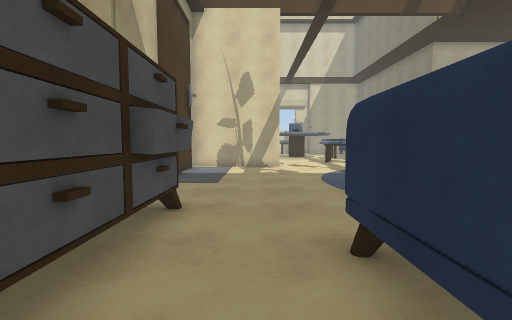
view 1 (above)

22 first-person views from a walk through a 3-D level made in the Unity game engine. The camera is 1.4 m above the floor, tilts 4° down and sees 90° across. The floor is counted in squares, 1 m on a side. Each view is taken from the middle of a square. On the plan, view 1 faces up. The plan holds only what a view shows up to about 13 squares ahead; the rest is blank. The place goes on beyond the plan. Some animated figures are not drawn. Some surface patterns are stand-ins.

view 2
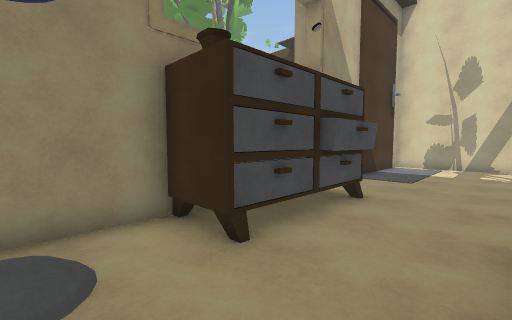

view 3
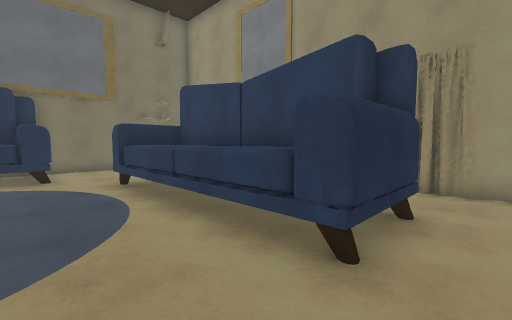

view 4
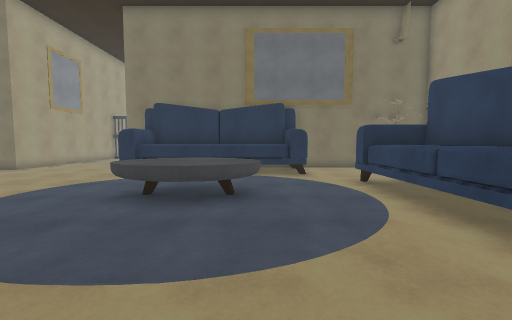

view 5
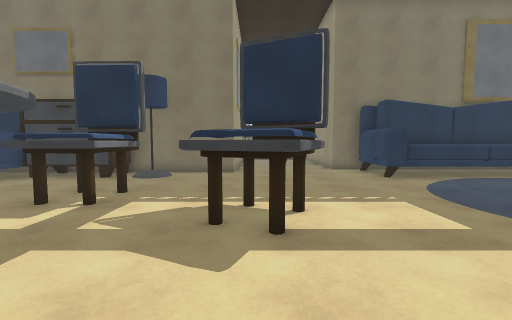

view 6
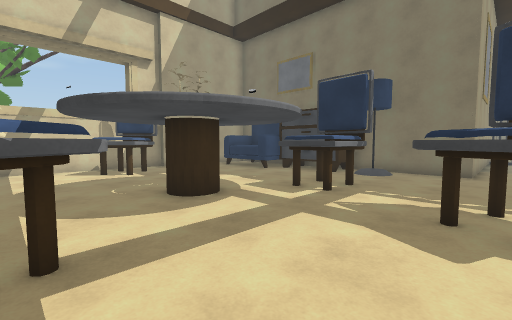

view 7
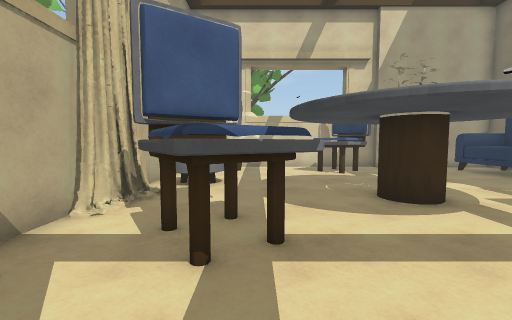

view 8
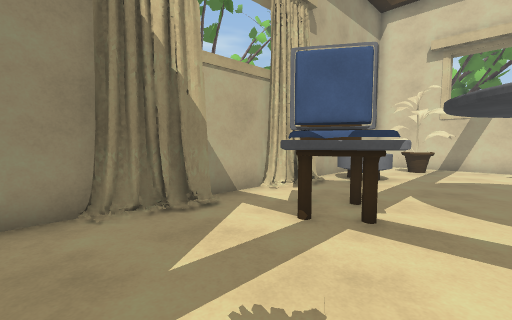

view 9
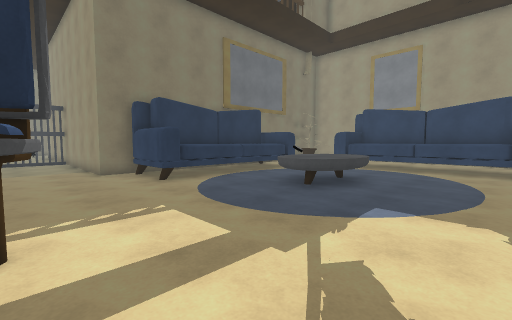

view 10
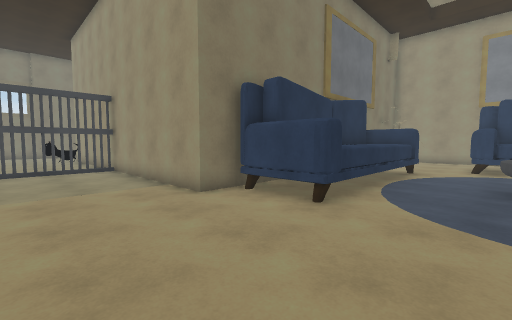

view 11
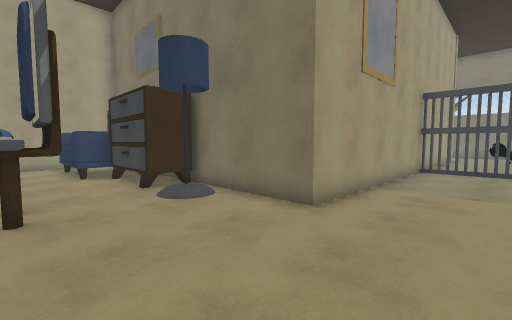

view 12
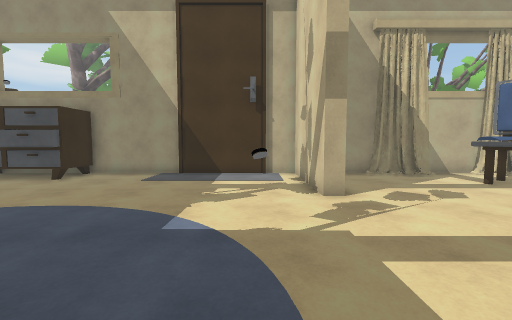

view 13
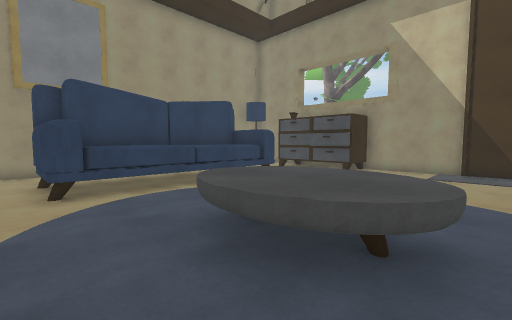

view 14
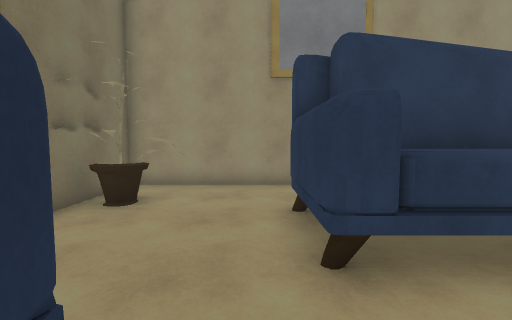

view 15
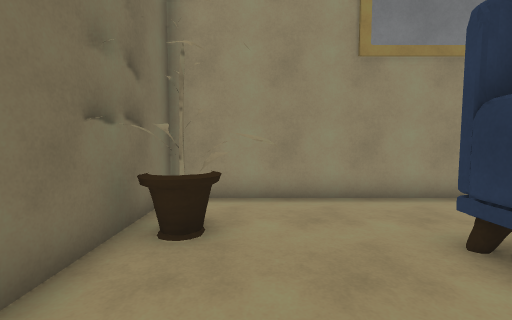

view 16
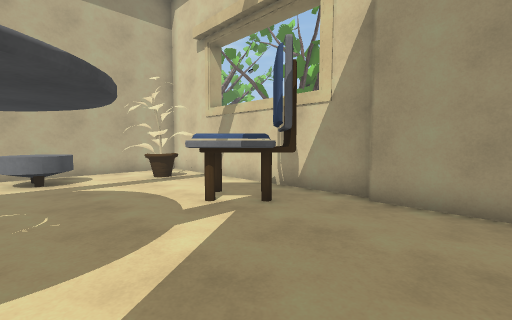

view 17
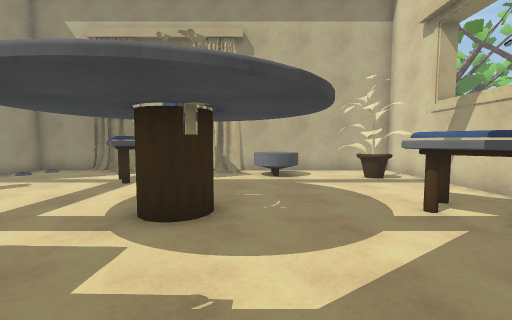

view 18
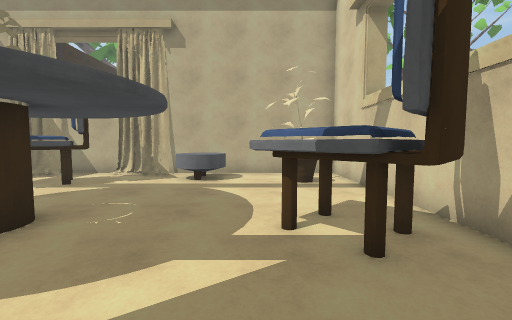

view 19
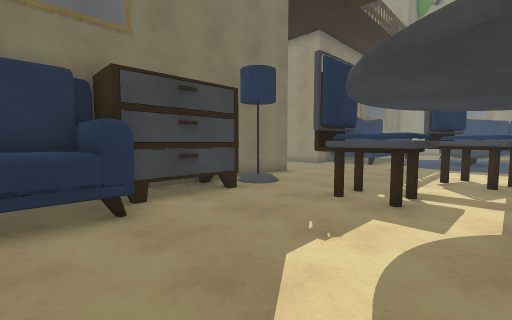

view 20
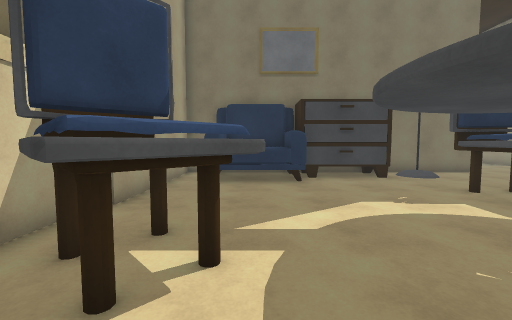

view 21
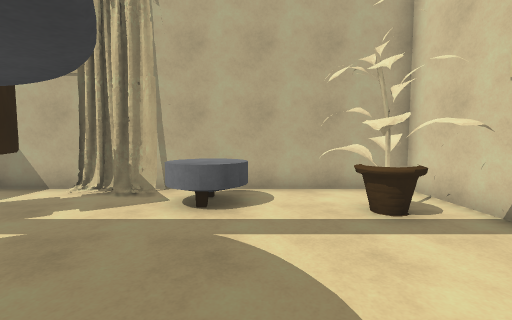

view 22
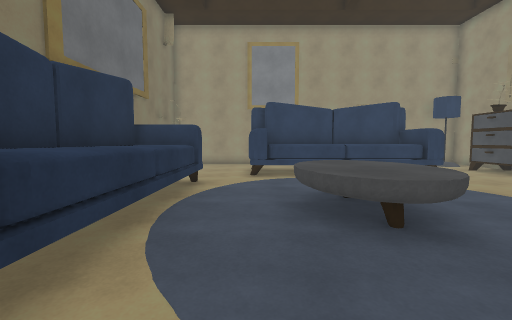

### Floor plan
Key: @ floor where view 1 was taken; # wall or solid block; x gap in a wall; . floor; / step, stairs or slope; ^ raised ledge; L lamp; S sofa; C chair; U curtain; O other object.
Columns run from 4 left of view 1 to 23 right of it. Each row starts with its distance up from view 1.
 33 ############
 32 # ......C..#######
 31 #.OOO..CCC....S S
 30 #.O#O..CCC....SSS
 29 #.......C.....SSS#
 28 #.O...........SSS#
 27 #OOO..........SSS#
 26 #.O............OO#
 25 #U.....OO......OO#
 24 #U.....OO......OO#
 23 #U.CC.....CCCC.//#
 22 #.CCCC....CCCC./L#
 21 #..CCC.....CC....#
 20 #U.C.............#
 19 #U.......CC......###########
 18 #U......CCCC..............x
 17 #........CCC..............#O
 16 #.........................#O
 15 ######....................#O
 14 # ................#########
 13 #  ......O.....####
 12 O  ............^^##
 11 O  ........O...^^#
 10 #O .......OOO..^^^
  9 #........OOOO..^^^
  8 #.........OOO..^^^
  7 #.........OO...^^#
  6 #OO............^^#
  5 #OOO...........####
  4 #OOO..............#
  3 #OO..##^^^^^^#....#
  2 #OO..## ^^^^^#....#
  1 #OO..#########..O##
  0 #...@...........OOO
 -1 #.L....     .... O#
 -2     ###    ########

Where each view was taken, in squares from view 1:
view 1: 0 up, 0 right, facing up
view 2: 1 down, 1 right, facing up-left
view 3: 6 up, 0 right, facing down-right
view 4: 7 up, 0 right, facing right
view 5: 18 up, 1 right, facing right
view 6: 18 up, 0 right, facing up-right
view 7: 18 up, 0 right, facing up
view 8: 17 up, 2 right, facing up-left
view 9: 17 up, 2 right, facing down-right
view 10: 18 up, 8 right, facing down-right
view 11: 16 up, 8 right, facing up-right
view 12: 13 up, 8 right, facing left
view 13: 11 up, 10 right, facing down-left
view 14: 6 up, 10 right, facing down
view 15: 4 up, 12 right, facing down
view 16: 26 up, 9 right, facing up-left
view 17: 26 up, 9 right, facing left
view 18: 29 up, 8 right, facing left
view 19: 29 up, 5 right, facing down-right
view 20: 29 up, 1 right, facing right
view 21: 28 up, 4 right, facing left
view 22: 14 up, 9 right, facing down
